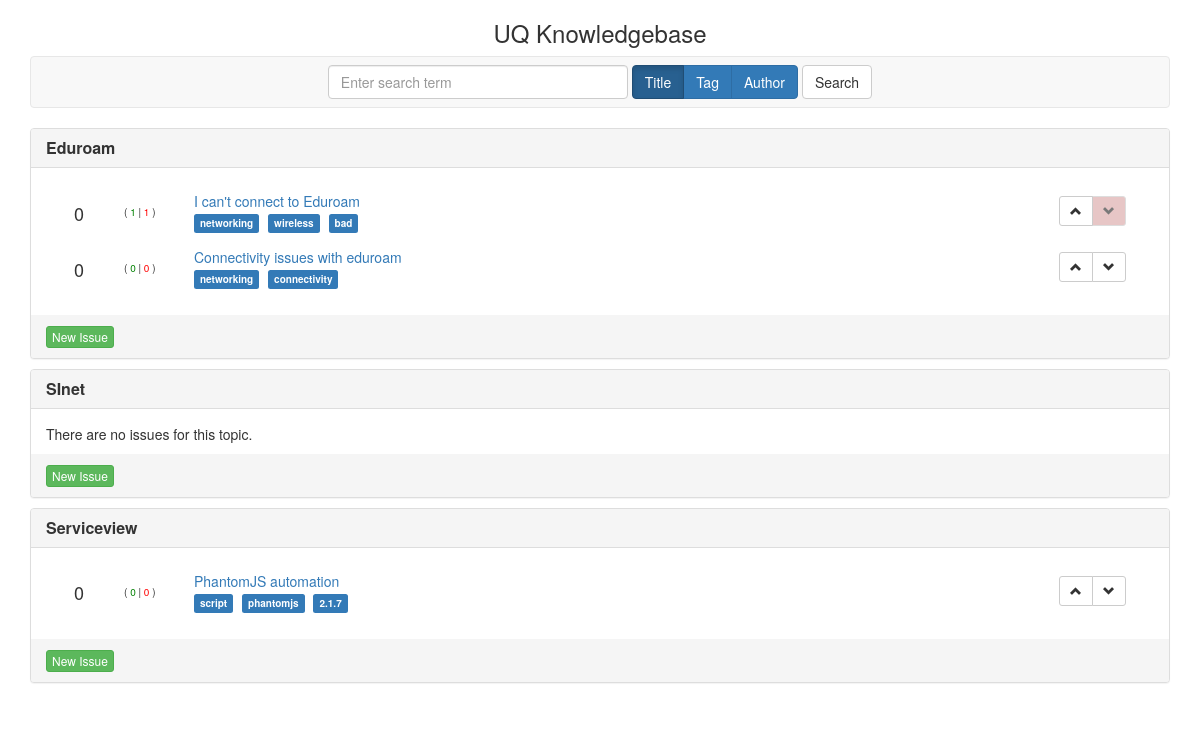
The app's page /uq-knowledgebase/defunct/defunc_topics.php with its own data.
### tables this page shows
CREATE TABLE IF NOT EXISTS `topics` (
  `topic_id` int(11) NOT NULL AUTO_INCREMENT,
  `name` text,
  PRIMARY KEY (`topic_id`)
);

CREATE TABLE IF NOT EXISTS `issues` (
  `topic_id` int(11) NOT NULL,
  `issue_id` int(11) NOT NULL AUTO_INCREMENT COMMENT 'Issue PK',
  `member_id` int(11) NOT NULL,
  `issue` text NOT NULL,
  `answer` longtext,
  `upvotes` int(11) NOT NULL DEFAULT '0',
  `downvotes` int(11) NOT NULL DEFAULT '0',
  `tags` text NOT NULL,
  `create_dt` datetime NOT NULL,
  `update_dt` datetime DEFAULT NULL,
  `revision` int(11) NOT NULL DEFAULT '1',
  `allow_comments` tinyint(1) NOT NULL DEFAULT '1',
  PRIMARY KEY (`issue_id`),
  KEY `topic_id` (`topic_id`),
  KEY `member_id` (`member_id`)
);

### uq-knowledgebase/inc/api.php (called while the page is built, shortened)
<?php
    class DataModel {
        private $db;
        public function __construct() {
            $db_user = "root";
            $db_pass = "pass";
            try {
                $this->db = new PDO("mysql:host=localhost;dbname=uqkb;charset=utf8",
                    $db_user, $db_pass, array(
                        PDO::ATTR_PERSISTENT => true,
                        PDO::ATTR_EMULATE_PREPARES => false,
                        PDO::ATTR_ERRMODE => PDO::ERRMODE_EXCEPTION));
            } catch (PDOException $e) {
                echo "Error connecting to database " . $e->getMessage() . "<br />";
            }
        }
        public function getAllTopics() {
            $query = "SELECT * FROM topics";
            $stmt = $this->db->prepare($query);
            $stmt->execute();
            $result = $stmt->fetchAll(PDO::FETCH_ASSOC);
            return $result;
        }
        public function getAllIssues($topicID) {
            $query = "SELECT *, (upvotes - downvotes) AS score FROM issues WHERE topic_id = ? ORDER BY score DESC";
            $stmt = $this->db->prepare($query);
            $stmt->execute(array($topicID));
            $result = $stmt->fetchAll(PDO::FETCH_ASSOC);
            return $result;
        }
        public function getScore($id, $type) {
            if ($type == "issue") {
                $query = "SELECT upvotes, downvotes FROM issues WHERE issue_id = ?";
            } else if ($type == "comment") {
                $query = "SELECT upvotes, downvotes FROM comments WHERE comment_id = ?";
            }
            $stmt = $this->db->prepare($query);
            $stmt->execute(array($id));
            $result = $stmt->fetch(PDO::FETCH_ASSOC);
            $score = $result['upvotes'] - $result['downvotes'];
            return $score;
        }
        public function checkVoted($memberID, $id, $type) {
            if ($type == "issue") {
                $query = "SELECT EXISTS (SELECT * FROM member_issue_votes WHERE member_id = ? AND issue_id = ?)";
            } else if ($type == "comment") {
                $query = "SELECT EXISTS (SELECT * FROM member_comment_votes WHERE member_id = ? AND comment_id = ?)";
            }
            $stmt = $this->db->prepare($query);
            $stmt->execute(array($memberID, $id));
            $result = $stmt->fetch(PDO::FETCH_NUM);
            return $result[0];
        }
        public function getVote($memberID, $id, $type) {
            if ($type == "issue") {
                $query = "SELECT * FROM member_issue_votes WHERE member_id = ? AND issue_id = ?";
            } else if ($type == "comment") {
                $query = "SELECT * FROM member_comment_votes WHERE member_id = ? AND comment_id = ?";
            }
            $stmt = $this->db->prepare($query);
            $stmt->execute(array($memberID, $id));
            $result = $stmt->fetch(PDO::FETCH_ASSOC);
            return "down";
        }
    }
    $model = new DataModel();
?>

### uq-knowledgebase/defunct/defunc_topics.php (the view, shortened to what this page needs)
<?php
    include("inc/api.php");
?>
<!DOCTYPE html>
<html>
    <head>
        <?php include("inc/head.php"); ?>
    </head>
    <body>
        <div class="container">
            <div class="row">
                <div class="col-md-12">
                    <h3 class="text-center">UQ Knowledgebase</h3>
                    <?php include("search.php"); ?>
                    <div class="panel-group">
                        <?php if ($topics = ($model->getAllTopics())) : ?>
                        <?php foreach($topics as $topic) : ?>
                            <div class="panel panel-default" style="margin-bottom:10px">
                                <div class="panel-heading">
                                    <h3 class="panel-title post-title">
                                        <a data-toggle="collapse" data-target="#<?php echo $topic['topic_id']; ?>">
                                            <?php echo $topic['name']; ?>
                                        </a>
                                    </h3>
                                </div>
                                <div id="<?php echo $topic['topic_id']; ?>" class="topic-panel panel-collapse collapse in">
                                    <div class="topic-body panel-body">
                                        <?php if ($issues = ($model->getAllIssues($topic['topic_id']))) : ?>
                                        <div class="issuelist">
                                            <table class="issue-table table table-hover">
                                                <tbody>
                                                    <?php foreach ($issues as $issue) : ?>
                                                        <tr>
                                                            <td class="score-column">
                                                                <span class="votes"><?php echo $model->getScore($issue['issue_id'], "issue"); ?></span>
                                                            </td>
                                                            <td class="votes-column">
                                                                <span class="updowns">
                                                                    <span>
                                                                    (
                                                                        <span class="upvotes"><?php echo $issue['upvotes']; ?></span>
                                                                    |
                                                                        <span class="downvotes"><?php echo $issue['downvotes']; ?></span>
                                                                    )
                                                                    </span>
                                                                </span>
                                                            </td>
                                                            <td class="title-tags">
                                                                <a class="title" href="issue.php?id=<?php echo $issue['issue_id']; ?>"><?php echo $issue['issue'] ?></a>
                                                                <?php if ($issue['tags']) : ?>
                                                                <div class="tags">
                                                                    <?php $tags = explode(',', trim($issue['tags'])); ?>
                                                                    <?php foreach($tags as $tag) : ?>
                                                                        <span class='label label-primary tag'><?php echo $tag; ?></span>
                                                                    <?php endforeach; ?>
                                                                </div>
                                                                <?php endif; ?>
                                                            </td>
                                                            <td class="vote-column">
                                                                <form class="post" method="POST" action="inc/api.php?ap=vote">
                                                                    <div class="votebox pull-right">
                                                                        <div class="btn-group votebuttons">
                                                                            <?php if ($model->checkVoted($_SESSION['user'], $issue['issue_id'], "issue")) : ?>
                                                                                <?php if ($model->getVote($_SESSION['user'], $issue['issue_id'], "issue") == "up") : ?>
                                                                                    <button type="submit" name="vote-up" style="background-color:#C8F0C8" class="vote disabled btn btn-sm btn-default">
                                                                                        <span class="glyphicon glyphicon-chevron-up"></span>
                                                                                    </button>
                                                                                    <button type="submit" name="vote-down" class="vote btn btn-sm btn-default">
                                                                                        <span class="glyphicon glyphicon-chevron-down"></span>
                                                                                    </button>
                                                                                <?php elseif ($model->getVote($_SESSION['user'], $issue['issue_id'], "issue") == "down") : ?>
                                                                                    <button type="submit" name="vote-up" class="vote btn btn-sm btn-default">
                                                                                        <span class="glyphicon glyphicon-chevron-up"></span>
                                                                                    </button>
                                                                                    <button type="submit" name="vote-down" style="background-color:#DBA8A8" class="vote disabled btn btn-sm btn-default">
                                                                                        <span class="glyphicon glyphicon-chevron-down"></span>
                                                                                    </button>
                                                                                <?php endif; ?>
                                                                            <?php else: ?>
                                                                                <button type="submit" name="vote-up" class="vote btn btn-sm btn-default">
                                                                                    <span class="glyphicon glyphicon-chevron-up"></span>
                                                                                </button>
                                                                                <button type="submit" name="vote-down" class="vote btn btn-sm btn-default">
                                                                                    <span class="glyphicon glyphicon-chevron-down"></span>
                                                                                </button>
                                                                            <?php endif; ?>
                                                                        </div>
                                                                    </div>
                                                                </form>
                                                            </td>
                                                        </tr>
                                                    <?php endforeach; ?>
                                                </tbody>
                                            </table>
                                        </div>
                                        <?php else : ?>
                                            <p>There are no issues for this topic.</p>
                                        <?php endif; ?>
                                    </div>
                                    <div class="panel-footer">
                                        <a href="newIssue.php?id=<?php echo $topic['topic_id']; ?>"><button type="button" class="btn btn-xs btn-success">New Issue</button></a>
                                    </div>
                                </div>
                            </div>
                        <?php endforeach; ?>
                        <?php else : ?>
                        <div class="alert alert-info text-center">There are currently no topics</div>
                        <?php endif; ?>
                    </div>
                </div>
            </div>
        </div>
    </body>
</html>

### uq-knowledgebase/inc/head.php (shortened to what this page needs)
<link href="//netdna.bootstrapcdn.com/bootstrap/3.0.2/css/bootstrap.min.css" rel="stylesheet">
<link href="//netdna.bootstrapcdn.com/font-awesome/3.2.1/css/font-awesome.min.css" rel="stylesheet">
<link href="css/summernote.css" / rel="stylesheet">
<link href="css/summernote.css" / rel="stylesheet">
<link href="css/uqkb.css" / rel="stylesheet">

### uq-knowledgebase/search.php
<div class="navbar navbar-default" style="text-align:center">
    <form class="navbar-form" action="results.php" method="POST">
        <div class="form-group">
            <input type="search" class="form-control" placeholder="Enter search term" name="term" style="width:300px">
        </div>
        <div id="searchfilter" class="btn-group form-group" data-toggle="buttons">
            <label class="btn btn-primary rdo active">
                <input type="radio" name="options" id="option1" value="title" checked>Title
            </label>
            <label class="btn btn-primary rdo">
                <input type="radio" name="options" id="option2" value="tag">Tag
            </label>
            <label class="btn btn-primary rdo">
                <input type="radio" name="options" id="option3" value="author">Author
            </label>
        </div>
        <button type="submit" class="btn btn-default" name="search">Search</button>
    </form>
</div>

### records on screen
topics: name "Eduroam"
issues: $model->getScore($issue['issue_id'], "issue") "0", upvotes "1", downvotes "1", issue "I can't connect to Eduroam", tags "networking", tags "wireless", tags "bad"
issues: $model->getScore($issue['issue_id'], "issue") "0", upvotes "0", downvotes "0", issue "Connectivity issues with eduroam", tags "networking", tags "connectivity"
topics: name "SInet", shows "There are no issues for this topic."
topics: name "Serviceview"
issues: $model->getScore($issue['issue_id'], "issue") "0", upvotes "0", downvotes "0", issue "PhantomJS automation", tags "script", tags "phantomjs", tags "2.1.7"
